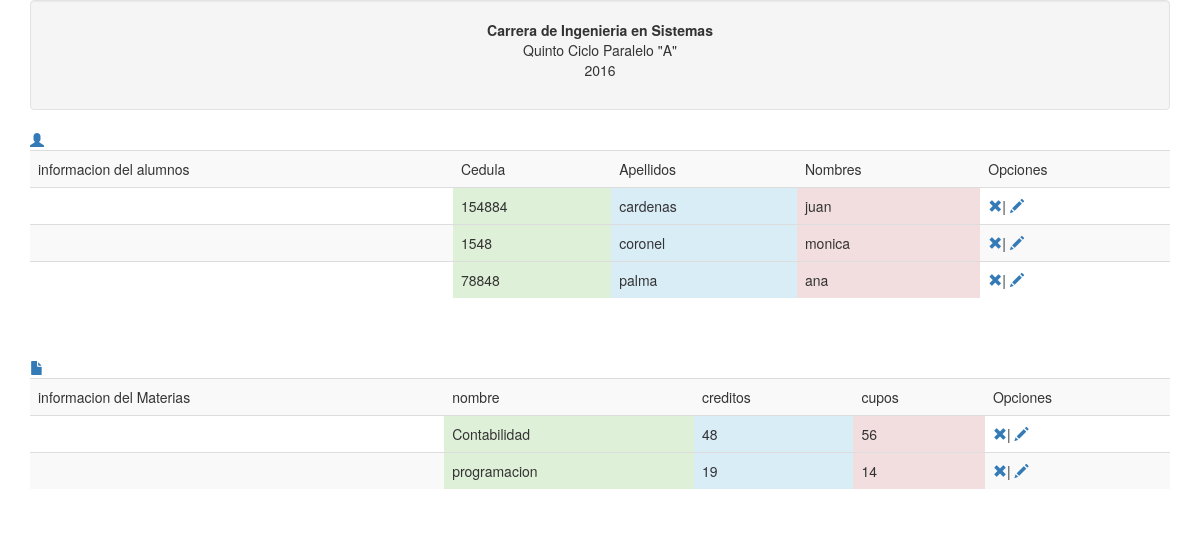
The app's page /administrar/ with its own data.
### administrar/models.py (models this page shows, shortened)
class Alumno(models.Model):
	listaGenero=(
		('f','femenino'),
		('m','masculino'),
	)
	nombres = models.CharField(max_length=30)
	apellidos = models.CharField(max_length=30)
	cedula=models.CharField(max_length=10)
	genero=models.CharField(max_length=10,choices=listaGenero)

class Materia(models.Model):
	nombre= models.CharField(max_length=50)
	creditos= models.CharField(max_length=50)
	cupos=models.CharField(max_length=60)

### administrar/views.py (the view)
def listar(request):
	alumnos=Alumno.objects.all()
	materia=Materia.objects.all()
	context={
		'alumnos':alumnos,
		'materia':materia,
	}
	return render(request,"listar.html",context)

### template/listar.html (shortened to what this page needs)
<!DOCTYPE html>
<html>
<head>
	<link rel="stylesheet" href="https://maxcdn.bootstrapcdn.com/bootstrap/3.3.6/css/bootstrap.min.css">
</head>
<body>
<div class='container'>
	<div class='well'>
		<p class='text-center'>
			<strong>Carrera de Ingenieria en Sistemas</strong></br>
			Quinto Ciclo Paralelo "A"</br>
			2016
		</p>
	</div>
<a href="crear"<span class="glyphicon glyphicon-user"></a></span>
<table class="table table-striped">
	<tr>
		<td>informacion del alumnos</td>
		<td>Cedula</td>
		<td>Apellidos</td>
		<td>Nombres</td>
		<td>Opciones</td>
	</tr>
	{%for c in alumnos%}
		<tr>
			<td></td>
			<td class="success">{{c.cedula}}</td>
			<td class="info">{{c.apellidos}}</td>
			<td class="danger">{{c.nombres}}</td>
			<td><a href="eliminar?cedula={{c.cedula}}"><span class="glyphicon glyphicon-remove" aria-hidden="true"></span></a>| <a href="modificar?cedula={{c.cedula}}"><span class="glyphicon glyphicon-pencil" aria-hidden="true"></span></a></td>
		</tr>
	{%endfor%}
</table>
<br>
<br>
<a href="crearm"<span class="glyphicon glyphicon-file"></a></span>
<table class="table table-striped">
	<tr>
		<td>informacion del Materias</td>
		<td>nombre</td>
		<td>creditos</td>
		<td>cupos</td>
		<td>Opciones</td>
	</tr>
	{%for s in materia%}
		<tr>
			<td></td>
			<td class="success">{{s.nombre}}</td>
			<td class="info">{{s.creditos}}</td>
			<td class="danger">{{s.cupos}}</td>
			<td><a href="eliminarm?nombre={{s.nombre}}"><span class="glyphicon glyphicon-remove" aria-hidden="true"><span></a>| <a href="modificarm?nombre={{s.nombre}}"><span class="glyphicon glyphicon-pencil" aria-hidden="true"></span></a></td>
		</tr>
	{%endfor%}
	</div>
</body>
</html>

### records on screen
Alumno: cedula "154884", apellidos "cardenas", nombres "juan"
Alumno: cedula "1548", apellidos "coronel", nombres "monica"
Alumno: cedula "78848", apellidos "palma", nombres "ana"
Materia: nombre "Contabilidad", creditos "48", cupos "56"
Materia: nombre "programacion", creditos "19", cupos "14"
